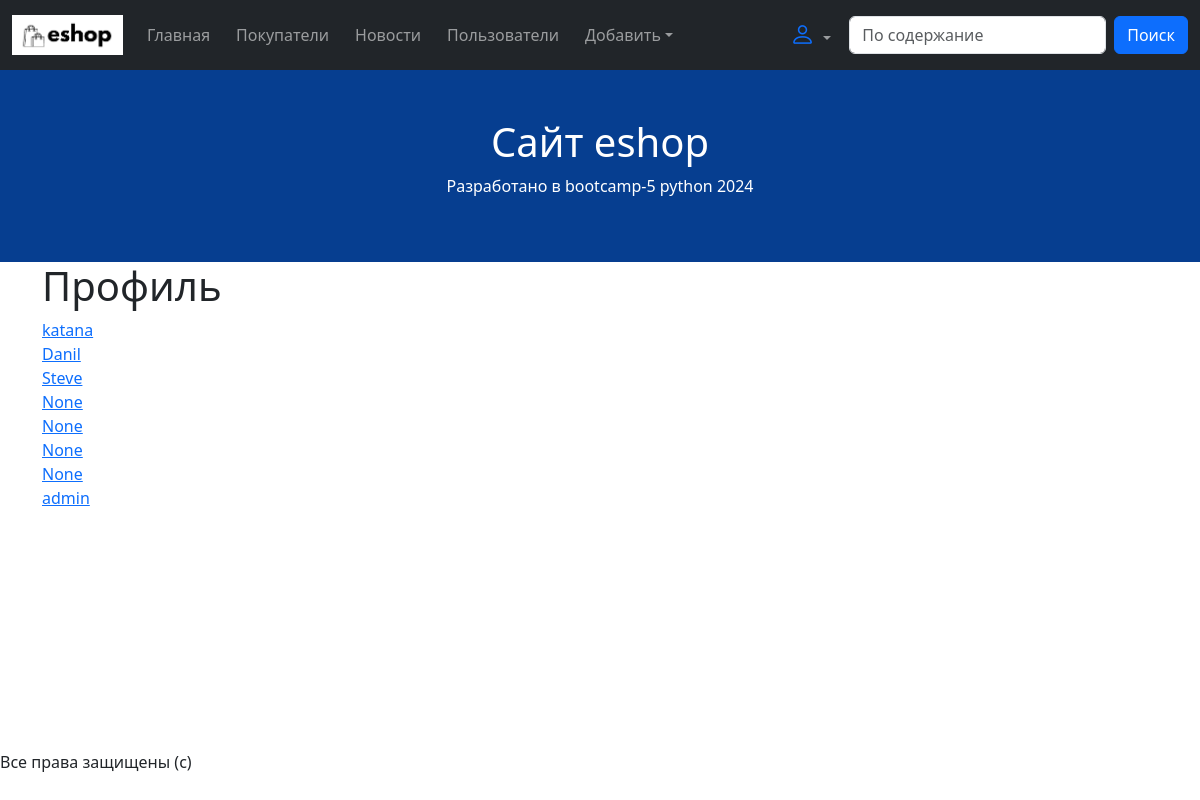
Before: /profile/ with the older database file.
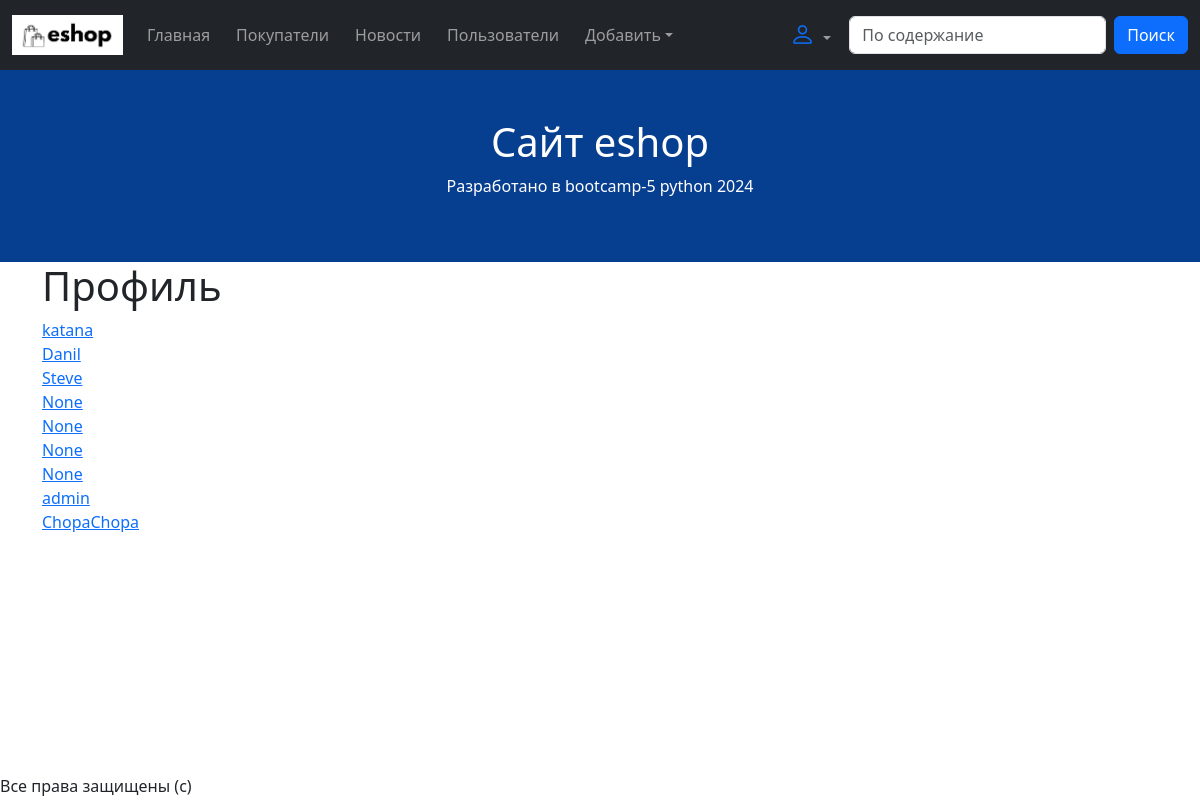
After: the same page with the newer database file.
### costumerapp/models.py (models this page shows)
class Profile(models.Model):
    bio = models.TextField()
    social_link = models.CharField(max_length=50)
    phone_number = models.IntegerField()
    user = models.OneToOneField(
        to=User,
        on_delete=models.SET_NULL,
        null=True, blank=True
    )
    photo = models.ImageField(
        verbose_name='photo',
        upload_to="profiles/",
        null=True, blank=True
    )

### costumerapp/views.py (the view)
# urls.py: path('profile/', profile, name="profile"),
def profile(request):
    profile_list = Profile.objects.all()
    context = {"profile": profile_list}
    return render(request, 'profile_lst.html', context)

### costumerapp/templates/profile_lst.html
{% extends 'base.html' %}
{% block content %}
<h1>Профиль</h1>
    {% for obj in profile %}
        <div>
            <a href="/profile/{{ obj.id }}/">{{ obj.user }}</a>
        </div>
    {% endfor %}
{% endblock %}

Changed rows visible on the page:
added Profile: user "ChopaChopa"
